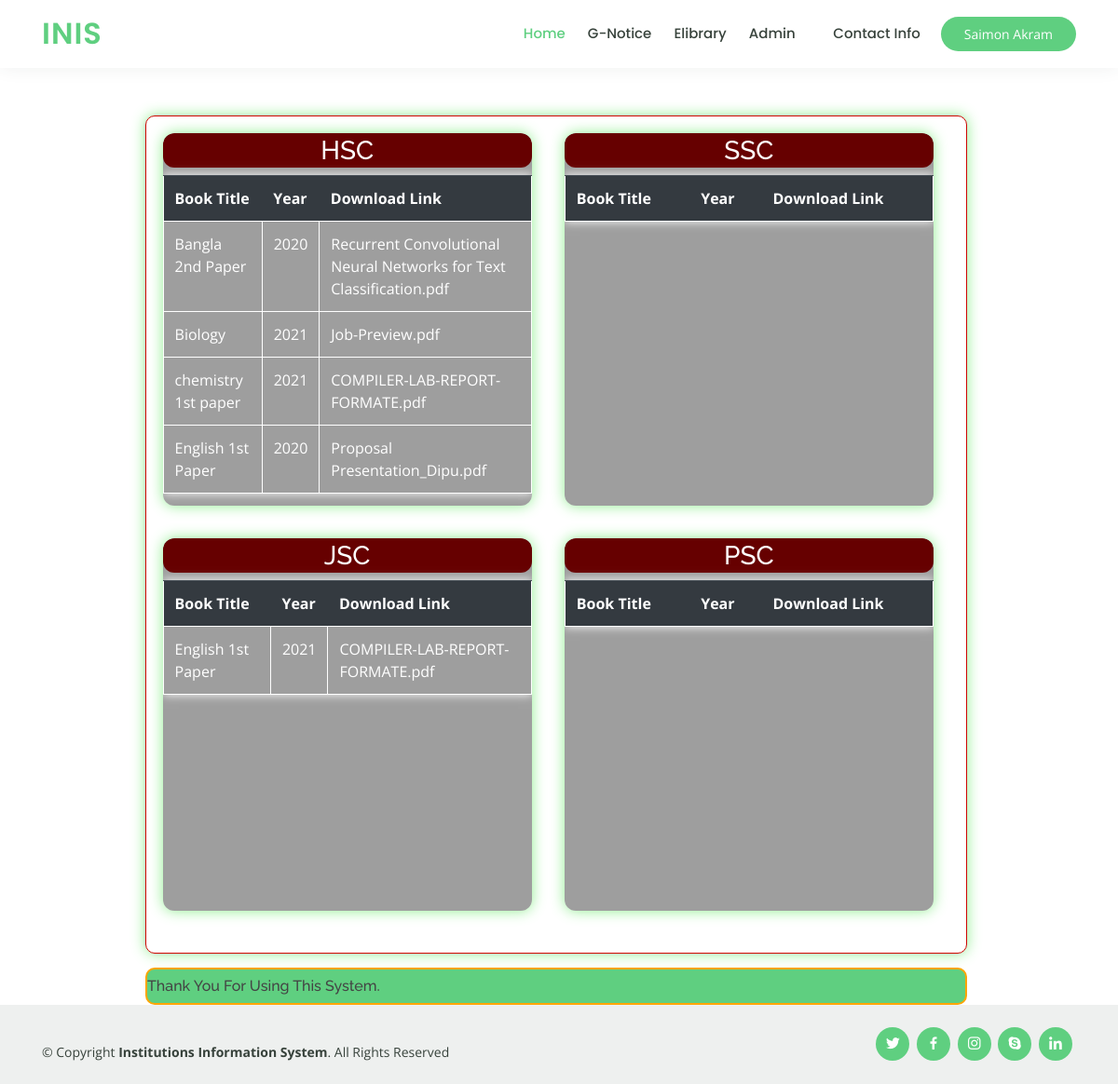
Page /ebook.php (signed in) on the committed database.
### tables this page shows
CREATE TABLE `tbbooks` (
  `bookTitile` varchar(500) NOT NULL,
  `class` varchar(50) NOT NULL,
  `bookpath` varchar(500) NOT NULL,
  `year` varchar(500) NOT NULL
);

### ebook.php (the view, shortened to what this page needs)
<?php
include_once('./config/dbConnection.php');
?>
<!DOCTYPE html>
<html lang="en">
<head>
  <link href="assets/vendor/bootstrap/css/bootstrap.min.css" rel="stylesheet">
  <link href="assets/vendor/icofont/icofont.min.css" rel="stylesheet">
  <link href="assets/vendor/boxicons/css/boxicons.min.css" rel="stylesheet">
  <link href="assets/vendor/remixicon/remixicon.css" rel="stylesheet">
  <link href="assets/vendor/owl.carousel/assets/owl.carousel.min.css" rel="stylesheet">
  <link href="assets/vendor/animate.css/animate.min.css" rel="stylesheet">
  <link href="assets/vendor/aos/aos.css" rel="stylesheet">
  <link href="assets/css/style.css" rel="stylesheet">
</head>
<body>
<header>
  <?php include './navbar.php'; ?>
  </header>
<main>
<div class="boxtwo" style="border-radius: 10px;width:73.5%; height:900px; margin-left:13%;margin-top:100px;background-color:white">
      <div class="box-cnt">
        <h3 class="box-cnt-h">HSC</h3>
           <table class="table box-table">
                  <tr class="thead-dark">
                      <th scope="col">Book Title</th>
                      <th scope="col">Year</th>
                       <th scope="col">Download Link</th>
                  </tr>
              <?php  $data=mysqli_query($conn,"SELECT * FROM tbbooks");
                    while($row = mysqli_fetch_array($data))
                     {
                        if($row["class"]=="HSC"){
                          $bookid_tt= $row["bookpath"];
                          $lg2="<a href='./books/$bookid_tt'>";
                          echo "<tr>";
                          echo "<td>" ;echo $row["bookTitile"]; echo "</td>";
                          echo "<td>"; echo $row["year"]; echo "</td>";
                          echo "<td>"; echo "$lg2";echo $row["bookpath"]; echo "</a>"; echo "</td>";
                          echo "</tr>";
                        }
                      }
                  ?>
                  </table>
      </div>
      <div class="box-cnt">
        <h3 class="box-cnt-h">SSC</h3>
          <table class="box-table table">
                <tr class="thead-dark">
                      <th scope="col">Book Title</th>
                      <th scope="col">Year</th>
                       <th scope="col">Download Link</th>
                  </tr>
                  </table>
      </div>
        <br/clear="all">
      <div class="box-cnt">
        <h3 class="box-cnt-h">JSC</h3>
          <table class="table box-table">
          <tr class="thead-dark">
                      <th scope="col">Book Title</th>
                      <th scope="col">Year</th>
                       <th scope="col">Download Link</th>
                  </tr>
                  <?php  $data=mysqli_query($conn,"SELECT * FROM tbbooks");
                    while($row = mysqli_fetch_array($data))
                     {
                        if($row["class"]=="Eight"){
                          $bookid_tt= $row["bookpath"];
                          $lg2="<a href='./books/$bookid_tt'>";
                          echo "<tr>";
                          echo "<td>" ;echo $row["bookTitile"]; echo "</td>";
                          echo "<td>"; echo $row["year"]; echo "</td>";
                          echo "<td>"; echo "$lg2";echo $row["bookpath"]; echo "</a>"; echo "</td>";
                          echo "</tr>";
                        }
                      }
                  ?>
                  </table>
      </div>
      <div class="box-cnt">
        <h3 class="box-cnt-h">PSC</h3>
          <table class="table box-table">
                  <tr class="thead-dark">
                      <th scope="col">Book Title</th>
                      <th scope="col">Year</th>
                       <th scope="col">Download Link</th>
                  </tr>
                  </table>
      </div>
    </div>
        <div class="boxthree" style="background-color: #5fcf80; border:solid 2px orange;border-radius: 10px; width:73.5%; height:40px; margin-left:13%; margin-top:15px" >
          <marquee behavior="alternate" direction="right" loop="1" style="margin-right:38%;"><h6 class="mt-2">Thank You For Using This System.</h6></marquee>
        </div>
</main>
  <footer id="footer">
    <div class="container d-md-flex py-4">
<div class="mr-md-auto text-center text-md-left pt-3">
  <div class="copyright">
    &copy; Copyright <strong><span>Institutions Information System</span></strong>. All Rights Reserved
  </div>
</div>
<div class="social-links text-center text-md-right pt-3 pt-md-0">
  <a href="#" class="twitter"><i class="bx bxl-twitter"></i></a>
  <a href="#" class="facebook"><i class="bx bxl-facebook"></i></a>
  <a href="#" class="instagram"><i class="bx bxl-instagram"></i></a>
  <a href="#" class="google-plus"><i class="bx bxl-skype"></i></a>
  <a href="#" class="linkedin"><i class="bx bxl-linkedin"></i></a>
</div>
</div>
</footer>
</body>
</html>

### assets/css/style.css (style rules this page uses)
body { font-family: "Open Sans", sans-serif; color: #444444; }
a { color: #5fcf80; }
h1, h2, h3, h4, h5, h6 { font-family: "Raleway", sans-serif; }
#footer { color: #37423b; font-size: 14px; background: #eef0ef; }
#footer .social-links a { font-size: 18px; display: inline-block; background: #5fcf80; color: #fff; line-height: 1; padding: 8px 0; margin-right: 4px; border-radius: 50%; text-align: center; width: 36px; height: 36px; transition: 0.3s; }

### ebook.php (style rules this page uses)
.boxtwo { background-size: cover; box-shadow:0px 0px 15px lightgreen; border:solid 1px #CF0403; }
.box-cnt { box-shadow: 0px 0px 15px lightgreen; background:rgba(0,0,0,0.38); float:left; border-radius:12px; overflow: auto; height:400px; width:45%; margin: 2% 2%; float: left; }
.box-cnt-h { color:white; text-align: center; padding-top:2px; padding-bottom: 2px; background:#660000; border-radius:12px; }
.box-table { color: white; border-collapse: collapse; box-shadow: 0px 0px 10px white; height: auto; }
.box-table td,tr { border: 1px solid white; }
a { color: white; }

### rows in the picture
tbbooks: bookTitile "Bangla 2nd Paper", year "2020", bookpath "Recurrent Convolutional Neural Networks for Text Classification.pdf"
tbbooks: bookTitile "Biology", year "2021", bookpath "Job-Preview.pdf"
tbbooks: bookTitile "chemistry 1st paper", year "2021", bookpath "COMPILER-LAB-REPORT-FORMATE.pdf"
tbbooks: bookTitile "English 1st Paper", year "2020", bookpath "Proposal Presentation_Dipu.pdf"
tbbooks: bookTitile "English 1st Paper", year "2021", bookpath "COMPILER-LAB-REPORT-FORMATE.pdf"

### other values in the picture
$_SESSION['name'] "Saimon Akram"
